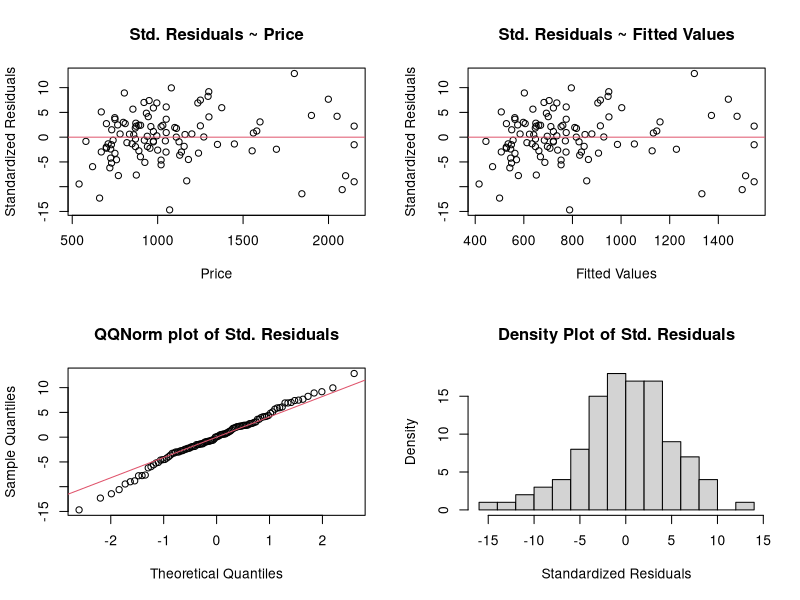
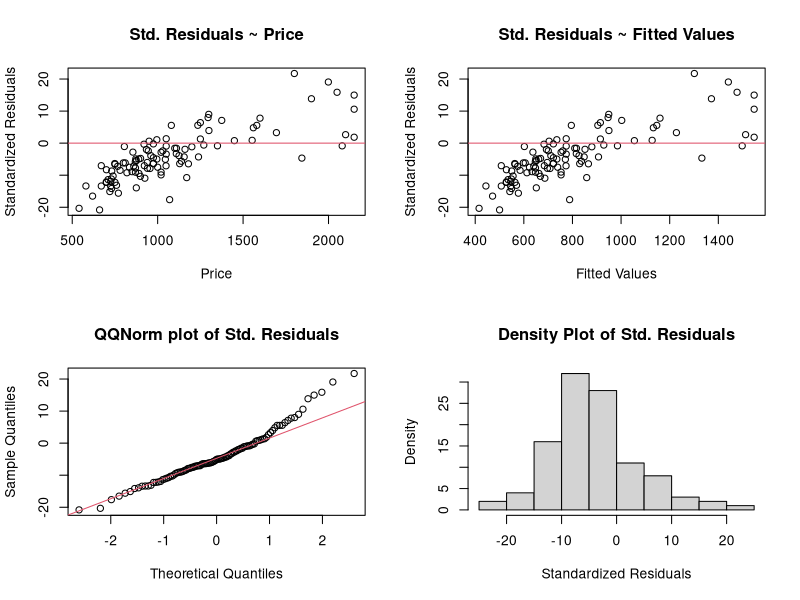

Source code (R) for these figures, in order: (Note: this script raises an error after producing the figures.)
data=read.csv("taxes.csv",header=T)
data=data[,c(1,8)]
data=na.omit(data)
length(data[,1])  #should equal 107
par(mfrow=c(2,2))
I=matrix(c(1,0,0,1),nrow=2, ncol=2)
d=rep(1,107)

x=matrix(,nrow=107,ncol=2)
x[,1]=d
x[,2]=data$price

y=data$tax

b.hat = (solve(t(x) %*% x)) %*% t(x) %*% y
b.hat
y.hat = x %*% b.hat

hat.mat = x%*%(solve(t(x)%*%x))%*%t(x)%*%y
sigma.hat = sum((y-(x%*%b.hat))^2)/length(data$tax)
sigma.hat.unbiased = sum((y-(x%*%b.hat))^2)/(length(data$tax) - 2)

std.resids = (y - y.hat)/sqrt(y.hat)
plot(std.resids~data$price, xlab="Price",ylab="Standardized Residuals",main="Std. Residuals ~ Price")
abline(h=0,col=2)
plot(std.resids~y.hat,xlab="Fitted Values",ylab="Standardized Residuals",main="Std. Residuals ~ Fitted Values")
abline(h=0,col=2)
qqnorm(std.resids,main="QQNorm plot of Std. Residuals")
qqline(std.resids,col=2)
hist(std.resids,xlab="Standardized Residuals", ylab="Density",breaks=10, main="Density Plot of Std. Residuals")



rn <- rnorm(n=length(data$price))
testweights <- rn/sum(rn)
diag(testweights)

wb.hat = (solve(t(x) %*% diag(testweights) %*% x)) %*% t(x) %*% diag(testweights) %*% y
wb.hat
wy.hat = x %*% wb.hat

what.mat = x %*% (solve(t(x) %*% diag(testweights) %*% x)) %*% t(x) %*% diag(testweights) %*% y
wsigma.hat = sum((y-(x %*% wb.hat))^2)/length(data$tax)
wsigma.hat.unbiased = sum((y-(x %*% wb.hat))^2)/(length(data$tax) - 2)




wstd.resids = (y - wy.hat)/sqrt(wy.hat)
plot(wstd.resids~data$price, xlab="Price",ylab="Standardized Residuals",main="Std. Residuals ~ Price")
abline(h=0,col=2)
plot(wstd.resids~y.hat,xlab="Fitted Values",ylab="Standardized Residuals",main="Std. Residuals ~ Fitted Values")
abline(h=0,col=2)
qqnorm(wstd.resids,main="QQNorm plot of Std. Residuals")
qqline(wstd.resids,col=2)
hist(wstd.resids,xlab="Standardized Residuals", ylab="Density",breaks=10, main="Density Plot of Std. Residuals")



lm(data$tax ~ data$price, weights=testweights)











#  triCube is Tukey tricubed weight function
#  first argument, d, is a vector of the
#  distances between the observations and
#  the estimation point second argument, h,
#  is the half window width it returns a vector
#  of weights (w) for the observations in the vector, d


TriCube<-function(d,h) {
  h <- r/2
  n<-length(d)
  zero<-rep(0,n)
  ad<-abs(d)
  w<-(1-(ad/h)^3)^3
  w<-pmax(zero,w)
  return(w)
}










#Log Transformed Data
lx=matrix(,nrow=107,ncol=2)
lx[,1]=d
lx[,2]=log(data$price)
ly=log(data$tax)
lb.hat = (solve(t(lx) %*% lx)) %*% t(lx) %*% ly
lb.hat
ly.hat = lx %*% lb.hat

lsigma.hat = sum((ly-(lx%*%lb.hat))^2)/length(data$tax)
lsigma.hat.unbiased = sum((ly-(lx%*%lb.hat))^2)/(length(data$tax) - 2)

l.std.resids = (ly - ly.hat)/sqrt(ly.hat)
plot(l.std.resids~log(data$price), xlab="Log Price",ylab="Standardized Residuals",main="Std. Residuals of Log Tsf. Data ~ Log Price")
abline(h=0,col=2)
plot(l.std.resids~ly.hat,xlab="Fitted Values",ylab="Standardized Residuals",main="Std. Resids of Log Tsf. Data ~ Fitted Values")
abline(h=0,col=2)
qqnorm(l.std.resids,main="QQNorm Std. Resids of Log Tsf. Data")
qqline(l.std.resids,col=2)
hist(l.std.resids,xlab="Standardized Residuals", ylab="Density",breaks=10, main="Density of Std. Resids of Log Tsf. Data")



#Question 2 part B
sigma.hat.sq=(t(y - (x %*% b.hat)) %*% (y - (x %*% b.hat)))/(length(y) - length(b.hat))
var.b = sigma.hat.unbiased * (solve(t(x) %*% x))



m1=lm(y~x)





#EXPLORING LIKELIHOOD SPACE FOR B1
l=array()
lstar=array()
b1=sort(runif(1000,min=0.5,max=1))
b0=sort(runif(1000,min=-50,max=50))

for (theta in 1:length(b1)){
	for (i in 1:length(data$tax)){
	l [i]= -(1/2)*(data$tax[i] - b1[theta]*data$price[i])^2
	}
	lstar[theta] = sum(l[1:length(data$tax)])
}
plot(lstar~b1)


#EXPLORING LIKELIHOOD SPACE FOR b0

l=array()
lstar=array()
b0=sort(runif(1000,min=-200,max=200))

for (theta in 1:length(b1)){
	for (i in 1:length(data$tax)){
	l [i]= -(1/2)*(data$tax[i] - b0[theta]- 0.70275*data$price[i])^2
	}
	lstar[theta] = sum(l[1:length(data$tax)])
}
plot(lstar~b0)









